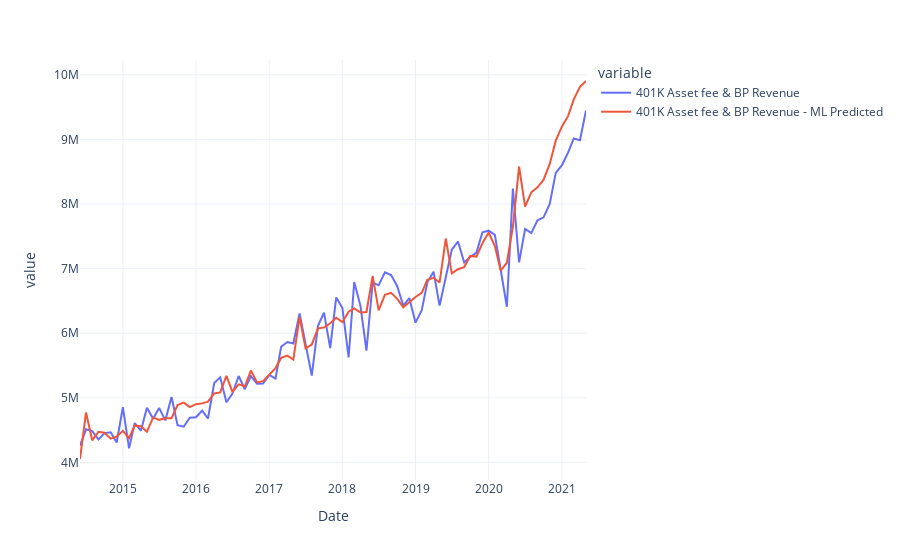

Write notebook code for a chart like this one.
### Code cell
import pandas as pd
import numpy as np
import plotly.express as px
import warnings
from pycaret.regression import *
import pmdarima as pm
from pmdarima.arima import ARIMA
from pmdarima.arima.stationarity import ADFTest
from pmdarima.arima.utils import ndiffs
from datetime import datetime
import seaborn as sns
import matplotlib.pyplot as plt
#import import_ipynb
import data_loader as dl

warnings.filterwarnings("ignore")
